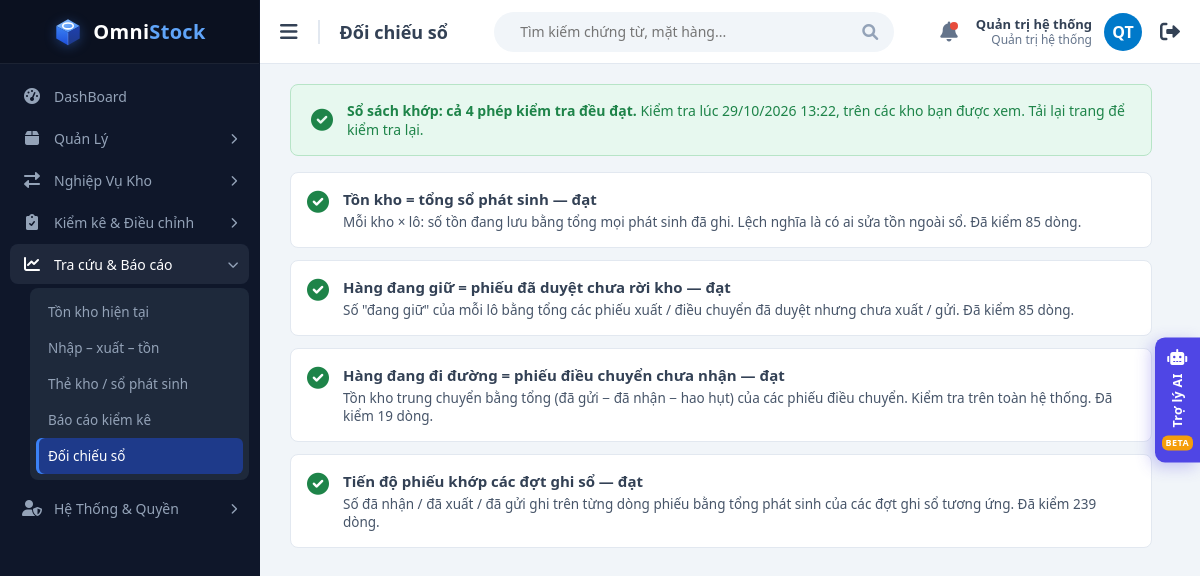
The page /views/report_reconciliation.php (signed in) on the database its author committed.
### tables this page shows
CREATE TABLE users (
  id             INT UNSIGNED AUTO_INCREMENT PRIMARY KEY,
  username       VARCHAR(50)  NOT NULL,
  password_hash  VARCHAR(255) NOT NULL,              
  full_name      VARCHAR(100) NOT NULL,
  email          VARCHAR(100) NULL,
   
  role           ENUM('ADMIN','MANAGER','STAFF') NOT NULL DEFAULT 'STAFF',
  is_active      TINYINT(1)   NOT NULL DEFAULT 1,      
   
  must_change_password TINYINT(1) NOT NULL DEFAULT 0,
  last_login_at  DATETIME     NULL,
  created_at     DATETIME     NOT NULL DEFAULT CURRENT_TIMESTAMP,
  updated_at     DATETIME     NOT NULL DEFAULT CURRENT_TIMESTAMP ON UPDATE CURRENT_TIMESTAMP,
  UNIQUE KEY uq_users_username (username),
  UNIQUE KEY uq_users_email (email)
);

### functions/helpers.php (called while the page is built, shortened)
<?php
function e($value): string
{
    return htmlspecialchars((string) $value, ENT_QUOTES, 'UTF-8');
}
function warehouseFilter(string $column, ?array $allowedWarehouses): array
{
    $placeholders = implode(',', array_fill(0, count($allowedWarehouses), '?'));
    return ["$column IN ($placeholders)", array_map('intval', $allowedWarehouses)];
}
function asset(string $basePath, string $path): string
{
    $file = dirname(__DIR__) . '/' . $path;
    $version = is_file($file) ? filemtime($file) : 0;
    return $basePath . $path . '?v=' . $version;
}
function toMilli($qty): int
{
    return (int) round((float) $qty * 1000);
}

### functions/auth.php (called while the page is built, shortened)
<?php
function loadUser(PDO $pdo, int $userId): ?array
{
    $stmt = $pdo->prepare('SELECT id, username, full_name, role, must_change_password FROM users WHERE id = ? AND is_active = 1');
    $stmt->execute([$userId]);
    $user = $stmt->fetch();
    $stmt = $pdo->prepare('SELECT warehouse_id FROM user_warehouses WHERE user_id = ? ORDER BY warehouse_id');
    $stmt->execute([$userId]);
    $user['id']         = (int) $user['id'];
    $user['warehouses'] = array_map('intval', $stmt->fetchAll(PDO::FETCH_COLUMN));
    return $user;
}
function requireLogin(string $basePath, bool $passwordPage = false): array
{
    try {
        $user = loadUser(getDbConnection(), (int) ($_SESSION['user_id'] ?? 0));
    } catch (PDOException $e) {
        http_response_code(500);
        exit('Không kết nối được CSDL: ' . e($e->getMessage()));
    }
    return $user;
}
function roleLabel(string $role): string
{
    return ['ADMIN' => 'Quản trị hệ thống', 'MANAGER' => 'Quản lý kho', 'STAFF' => 'Nhân viên kho'][$role] ?? $role;
}
function userInitials(string $fullName): string
{
    $words = preg_split('/\s+/u', trim(preg_replace('/\(.*?\)/u', '', $fullName)));
    $first = mb_substr($words[0] ?? '', 0, 1);
    $last  = count($words) > 1 ? mb_substr(end($words), 0, 1) : '';
    return mb_strtoupper($first . $last);
}

### functions/db_connection.php (called while the page is built, shortened)
<?php
function dbConfig(): array
{
    return [
        'host'     => getenv('DB_HOST') ?: 'localhost',
        'dbname'   => getenv('DB_NAME') ?: 'quanlykhohang',
        'username' => getenv('DB_USER') ?: 'root',
        'password' => getenv('DB_PASS') ?: '',
    ];
}
function getDbConnection(): PDO
{
    static $pdo = null;
    if ($pdo !== null) {
        return $pdo;
    }
    ['host' => $host, 'dbname' => $dbname, 'username' => $username, 'password' => $password] = dbConfig();
    $pdo = new PDO(
        "mysql:host=$host;dbname=$dbname;charset=utf8mb4",
        $username,
        $password,
        [
            PDO::ATTR_ERRMODE            => PDO::ERRMODE_EXCEPTION,
            PDO::ATTR_DEFAULT_FETCH_MODE => PDO::FETCH_ASSOC,
            PDO::ATTR_EMULATE_PREPARES   => false,
        ]
    );
    $pdo->exec("SET time_zone = '+07:00'");
    return $pdo;
}

### functions/report_functions.php (called while the page is built, shortened)
<?php
function getReconciliationReport(PDO $pdo, array $allowedWarehouses): array
{
    $names = '
        JOIN warehouses w ON w.id = r.warehouse_id
        JOIN items i      ON i.id = r.item_id
        JOIN batches b    ON b.id = r.batch_id
    ';
    $report = [];
    [$whFilter, $whParams] = warehouseFilter('r.warehouse_id', $allowedWarehouses);
    foreach (['stock' => ['v_stock_reconciliation', 'r.stock_qty AS left_qty, r.ledger_qty AS right_qty'],
              'reservation' => ['v_reservation_check', 'r.reserved_qty AS left_qty, r.expected_qty AS right_qty']] as $key => [$view, $columns]) {
        $stmt = $pdo->prepare("SELECT COUNT(*) FROM $view r WHERE $whFilter");
        $stmt->execute($whParams);
        $total = (int) $stmt->fetchColumn();
        $stmt = $pdo->prepare("SELECT w.name AS warehouse_name, i.sku, i.name AS item_name, b.batch_no, $columns FROM $view r $names WHERE r.is_matched = 0 AND $whFilter");
        $stmt->execute($whParams);
        $report[$key] = ['total' => $total, 'bad' => $stmt->fetchAll()];
    }
    $report['transit'] = [
        'total' => (int) $pdo->query('SELECT COUNT(*) FROM v_transit_check')->fetchColumn(),
        'bad'   => $pdo->query('
            SELECT i.sku, i.name AS item_name, b.batch_no, r.transit_stock AS left_qty, r.expected_qty AS right_qty
            FROM v_transit_check r JOIN items i ON i.id = r.item_id JOIN batches b ON b.id = r.batch_id
            WHERE r.is_matched = 0
        ')->fetchAll(),
    ];
    [$fromFilter, $fromParams] = warehouseFilter('v.warehouse_id', $allowedWarehouses);
    [$toFilter, $toParams]     = warehouseFilter('v.to_warehouse_id', $allowedWarehouses);
    $stmt = $pdo->prepare("
        SELECT v.code, v.type, i.sku, b.batch_no, vl.received_qty, vl.shipped_qty,
               COALESCE(SUM(CASE WHEN p.kind = 'RECEIVE' THEN sm.quantity END), 0) AS received_posted,
               COALESCE(SUM(CASE WHEN p.kind IN ('SHIP', 'SEND') AND sm.quantity < 0 THEN -sm.quantity END), 0) AS shipped_posted,
               COALESCE(SUM(CASE WHEN p.kind = 'ARRIVE' AND sm.quantity > 0 THEN sm.quantity END), 0) AS arrived_posted
        FROM voucher_lines vl
        JOIN vouchers v  ON v.id = vl.voucher_id
        JOIN items i     ON i.id = vl.item_id
        JOIN batches b   ON b.id = vl.batch_id
        LEFT JOIN stock_movements sm ON sm.voucher_line_id = vl.id
        LEFT JOIN voucher_postings p ON p.id = sm.posting_id
        WHERE v.type IN ('IMPORT', 'EXPORT', 'TRANSFER') AND ($fromFilter OR $toFilter)
        GROUP BY vl.id, v.code, v.type, i.sku, b.batch_no, vl.received_qty, vl.shipped_qty
    ");
    $stmt->execute(array_merge($fromParams, $toParams));
    $rows = $stmt->fetchAll();
    $bad = array_values(array_filter($rows, fn ($r) =>
        ($r['type'] === 'IMPORT' && toMilli($r['received_qty']) !== toMilli($r['received_posted']))
        || ($r['type'] !== 'IMPORT' && toMilli($r['shipped_qty']) !== toMilli($r['shipped_posted']))
        || ($r['type'] === 'TRANSFER' && toMilli($r['received_qty']) !== toMilli($r['arrived_posted']))
    ));
    $report['progress'] = ['total' => count($rows), 'bad' => $bad];
    return $report;
}

### views/report_reconciliation.php (the view, shortened to what this page needs)
<?php
require_once __DIR__ . '/../functions/db_connection.php';
require_once __DIR__ . '/../functions/helpers.php';
require_once __DIR__ . '/../functions/auth.php';
require_once __DIR__ . '/../functions/voucher_functions.php';
require_once __DIR__ . '/../functions/report_functions.php';
$user = requireLogin('../');
$report  = [];
try {
    $report = getReconciliationReport(getDbConnection(), $user['warehouses']);
} catch (PDOException $e) {
    $dbError = 'Không thể tải dữ liệu: ' . $e->getMessage();
}
$checks = [
    'stock'       => ['Tồn kho = tổng sổ phát sinh', 'Mỗi kho × lô: số tồn đang lưu bằng tổng mọi phát sinh đã ghi. Lệch nghĩa là có ai sửa tồn ngoài sổ.', ['Tồn đang lưu', 'Tổng sổ phát sinh']],
    'reservation' => ['Hàng đang giữ = phiếu đã duyệt chưa rời kho', 'Số "đang giữ" của mỗi lô bằng tổng các phiếu xuất / điều chuyển đã duyệt nhưng chưa xuất / gửi.', ['Đang giữ', 'Theo phiếu đã duyệt']],
    'transit'     => ['Hàng đang đi đường = phiếu điều chuyển chưa nhận', 'Tồn kho trung chuyển bằng tổng (đã gửi − đã nhận − hao hụt) của các phiếu điều chuyển. Kiểm tra trên toàn hệ thống.', ['Tồn trung chuyển', 'Theo phiếu']],
    'progress'    => ['Tiến độ phiếu khớp các đợt ghi sổ', 'Số đã nhận / đã xuất / đã gửi ghi trên từng dòng phiếu bằng tổng phát sinh của các đợt ghi sổ tương ứng.', null],
];
$allOk = $report && !array_filter($report, fn ($r) => $r['bad']);
$pageTitle  = 'Đối chiếu sổ';
$basePath   = '../';
$activeMenu = 'reconciliation';
require __DIR__ . '/layout/header.php';
?>
            <?php if ($report): ?>
                <div class="recon-banner <?= $allOk ? 'ok' : 'bad' ?>" style="margin: 0 0 16px;">
                    <i class="fas <?= $allOk ? 'fa-check-circle' : 'fa-exclamation-circle' ?>"></i>
                    <div>
                        <strong><?= $allOk ? 'Sổ sách khớp: cả 4 phép kiểm tra đều đạt.' : 'Phát hiện chênh lệch, xem chi tiết bên dưới.' ?></strong>
                        Kiểm tra lúc <?= date('d/m/Y H:i') ?>, trên các kho bạn được xem. Tải lại trang để kiểm tra lại.
                    </div>
                </div>
                <div class="check-list">
                    <?php foreach ($checks as $key => [$title, $explain, $columns]): ?>
                        <?php $result = $report[$key]; $ok = !$result['bad']; ?>
                        <div class="check-item <?= $ok ? 'ok' : 'bad' ?>">
                            <i class="fas <?= $ok ? 'fa-check-circle' : 'fa-times-circle' ?>"></i>
                            <div style="flex: 1; min-width: 0;">
                                <h4><?= e($title) ?> — <?= $ok ? 'đạt' : count($result['bad']) . ' dòng lệch' ?></h4>
                                <p><?= e($explain) ?> Đã kiểm <?= $result['total'] ?> dòng.</p>
                            </div>
                        </div>
                    <?php endforeach; ?>
                </div>
            <?php endif; ?>
<?php require __DIR__ . '/layout/footer.php'; ?>

### views/layout/header.php (shortened to what this page needs)
<?php
$menuGroups = [
    'manage' => [
        'icon'  => 'fa-box',
        'label' => 'Quản Lý',
        'links' => [
            'warehouses' => ['Danh sách kho', 'views/warehouse_list.php'],
            'items'      => ['Mặt Hàng', 'views/item_list.php'],
            'batches'    => ['Lô Hàng', 'views/batch_list.php'],
        ],
    ],
    'operations' => [
        'icon'  => 'fa-exchange-alt',
        'label' => 'Nghiệp Vụ Kho',
        'links' => [
            'imports'           => ['Phiếu Nhập Kho', 'views/voucher_list.php?type=IMPORT'],
            'exports'           => ['Phiếu Xuất Kho', 'views/voucher_list.php?type=EXPORT'],
            'transfer_requests' => ['Yêu Cầu Điều Chuyển', 'views/transfer_request_list.php'],
            'transfers'         => ['Điều Chuyển', 'views/voucher_list.php?type=TRANSFER'],
        ],
    ],
    'counting' => [
        'icon'  => 'fa-clipboard-check',
        'label' => 'Kiểm kê & Điều chỉnh',
        'links' => [
            'stock_counts' => ['Đợt kiểm kê', 'views/stock_count_list.php'],
            'differences'  => ['Xử lý chênh lệch', 'views/stock_count_list.php?status=COUNTING'],
            'adjustments'  => ['Phiếu điều chỉnh', 'views/voucher_list.php?type=ADJUSTMENT'],
        ],
    ],
    'reports' => [
        'icon'  => 'fa-chart-line',
        'label' => 'Tra cứu & Báo cáo',
        'links' => [
            'current_stock'  => ['Tồn kho hiện tại', 'views/report_stock.php'],
            'ledger_summary' => ['Nhập – xuất – tồn', 'views/report_ledger.php?view=summary'],
            'ledger'         => ['Thẻ kho / sổ phát sinh', 'views/report_ledger.php?view=detail'],
            'count_report'   => ['Báo cáo kiểm kê', 'views/report_stock_count.php'],
            'reconciliation' => ['Đối chiếu sổ', 'views/report_reconciliation.php'],
        ],
    ],
];
if (isAdmin($user)) {
    $menuGroups['system'] = [
        'icon'  => 'fa-user-shield',
        'label' => 'Hệ Thống & Quyền',
        'links' => [
            'users' => ['Tài khoản & phân quyền kho', 'views/account_list.php'],
        ],
    ];
}
function menuHref(string $href, string $basePath): string
{
    return $href === '#' ? '#' : $basePath . $href;
}
?>
<!DOCTYPE html>
<html lang="vi">
<head>
    <link href="https://cdnjs.cloudflare.com/ajax/libs/font-awesome/6.0.0/css/all.min.css" rel="stylesheet">
    <link href="<?= e(asset($basePath, 'css/style.css')) ?>" rel="stylesheet">
</head>
<body>
    <div class="sidebar" id="sidebar">
        <a class="sidebar-header" href="<?= $basePath ?>index.php" title="<?= APP_NAME ?> - <?= APP_TAGLINE ?>">
            <img class="brand-logo" src="<?= e(asset($basePath, 'images/logo.svg')) ?>" alt="">
            <span class="brand-name">Omni<span>Stock</span></span>
        </a>
        <ul class="menu">
            <li class="menu-item">
                <a class="menu-btn<?= $activeMenu === 'dashboard' ? ' current' : '' ?>" href="<?= $basePath ?>index.php">
                    <i class="fas fa-tachometer-alt icon"></i>
                    <span class="menu-text">DashBoard</span>
                </a>
            </li>
            <?php foreach ($menuGroups as $menuGroup): ?>
                <?php $menuOpen = array_key_exists($activeMenu, $menuGroup['links']); ?>
                <li class="menu-item<?= $menuOpen ? ' active' : '' ?>">
                    <div class="menu-btn" onclick="toggleSubMenu(this)">
                        <i class="fas <?= $menuGroup['icon'] ?> icon"></i>
                        <span class="menu-text"><?= e($menuGroup['label']) ?></span>
                        <i class="fas fa-chevron-right arrow"></i>
                    </div>
                    <div class="sub-menu-wrap">
                        <div class="sub-menu-clip">
                            <ul class="sub-menu">
                                <?php $menuIndex = 0; ?>
                                <?php foreach ($menuGroup['links'] as $menuKey => [$menuLabel, $menuLink]): ?>
                                    <li style="--i: <?= $menuIndex++ ?>">
                                        <a href="<?= e(menuHref($menuLink, $basePath)) ?>"<?= $menuKey === $activeMenu ? ' class="current"' : '' ?>><?= e($menuLabel) ?></a>
                                    </li>
                                <?php endforeach; ?>
                            </ul>
                        </div>
                    </div>
                </li>
            <?php endforeach; ?>
        </ul>
    </div>
    <div class="main-content">
        <div class="top-navbar">
            <div class="nav-left">
                <button class="toggle-btn" id="toggleBtn"><i class="fas fa-bars"></i></button>
                <h2 class="page-title-nav"><?= e($pageTitle) ?></h2>
            </div>
            <div class="nav-center">
                <div class="nav-search">
                    <input type="text" placeholder="Tìm kiếm chứng từ, mặt hàng...">
                    <i class="fas fa-search"></i>
                </div>
            </div>
            <div class="nav-right">
                <i class="fas fa-bell" title="Thông báo"></i>
                <a class="user-link" href="<?= $basePath ?>views/change_password.php" title="<?= e($user['username']) ?> · Đổi mật khẩu">
                    <div class="user-info">
                        <strong><?= e($user['full_name']) ?></strong>
                        <span><?= e(roleLabel($user['role'])) ?></span>
                    </div>
                    <div class="avatar"><?= e(userInitials($user['full_name'])) ?></div>
                </a>
                <form method="post" action="<?= $basePath ?>handle/login_process.php">
                    <button class="toggle-btn" type="submit" title="Đăng xuất"><i class="fas fa-sign-out-alt"></i></button>
                </form>
            </div>
        </div>
        <div class="content-body">

### rows shown on the page
users: full_name "Quản trị hệ thống", role "Quản trị hệ thống", full_name "QT"

### other values the page prints
$menuGroup['label'] "Quản Lý"
$menuGroup['label'] "Nghiệp Vụ Kho"
$menuGroup['label'] "Kiểm kê & Điều chỉnh"
$menuGroup['label'] "Tra cứu & Báo cáo"
$menuLabel "Tồn kho hiện tại"
$menuLabel "Nhập – xuất – tồn"
$menuLabel "Thẻ kho / sổ phát sinh"
$menuLabel "Báo cáo kiểm kê"
$menuLabel "Đối chiếu sổ"
$menuGroup['label'] "Hệ Thống & Quyền"
$pageTitle "Đối chiếu sổ"
$title "Tồn kho = tổng sổ phát sinh"
$explain "Mỗi kho × lô: số tồn đang lưu bằng tổng mọi phát sinh đã ghi. Lệch nghĩa là có ai sửa tồn ngoài sổ."
$result['total'] "85"
$title "Hàng đang giữ = phiếu đã duyệt chưa rời kho"
